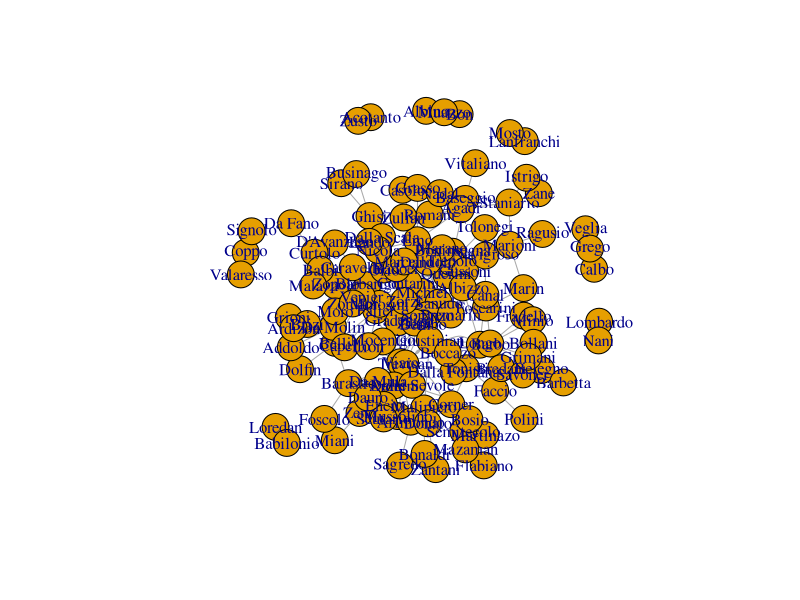
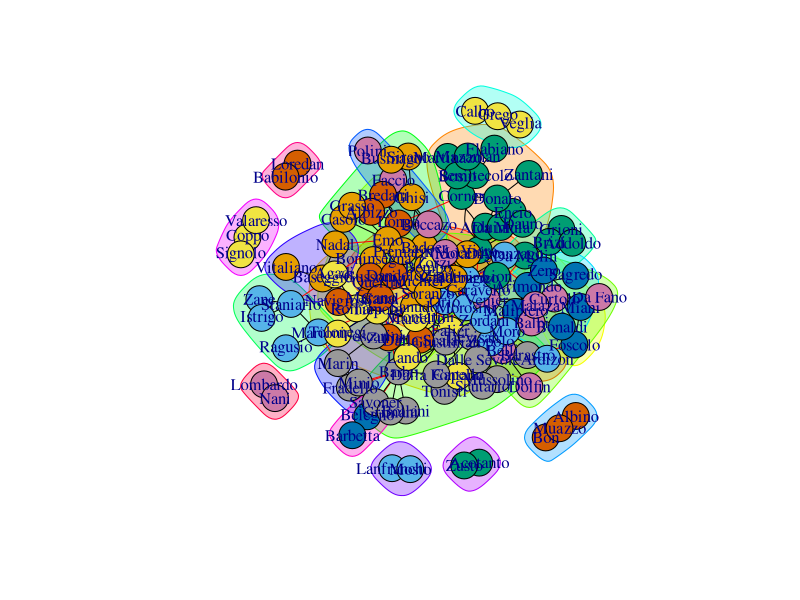

Recreate these plots in R, in order. (Note: this script raises an error after producing the figures.)
library(igraph)

data <- read.csv("resources/colleganza-pairs.csv",header=FALSE)
venice.sn <- graph.data.frame(data.frame(data$V1,data$V2),directed=F)
plot(venice.sn)
V(venice.sn)$degree <- degree(venice.sn)
cnet <- cluster_edge_betweenness(venice.sn)
plot(cnet,venice.sn)

V(venice.sn)$betweenness <- betweenness(venice.sn)
V(venice.sn)$eigen <- eigen_centrality(venice.sn)
V(venice.sn)$pr <- unname(unlist(page_rank(venice.sn)$vector))

plot(cnet,venice.sn,
     layout=layout_with_fr(venice.sn),
     vertex.size=500*V(venice.sn)$pr)

write_graph(venice.sn,"resources/venice-social-network.graphml",format="graphml")
